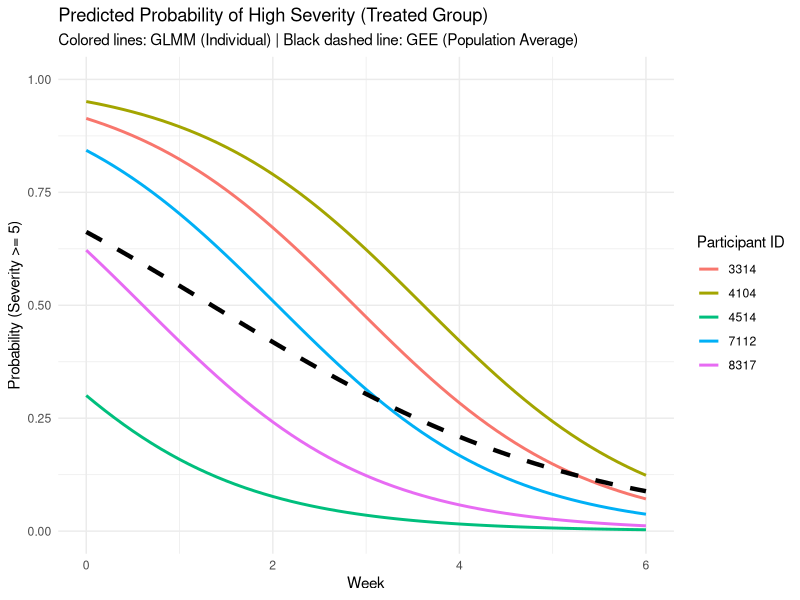

R code for this plot:

# Q1 ----------------------------------------------------------------------
#Read the dataset 
schizophrenia <- read.csv("data/Problem Set 4/schizophrenia.csv")
View(schizophrenia)

# 1a ----------------------------------------------------------------------
library(dplyr)
library(tidyr)
schizophrenia %>%
  group_by(week, drug) %>%
  summarise(n = n(), .groups = 'drop') %>%
  pivot_wider(names_from = drug, values_from = n) %>%
  rename(Placebo_0 = `0`, Drug_1 = `1`)

# 1b ----------------------------------------------------------------------
# Load necessary libraries
library(lme4)
library(lmerTest) # This package allows lmer to provide p-values in the summary

# Fit a linear mixed-effects model with a random intercept
# Formula explanation:
# - severity: Dependent variable (outcome)
# - week * drug: Fixed effects for week, drug, and their interaction (week + drug + week:drug)
# - (1 | ID): Random intercept for each participant (ID) to account for within-subject correlation
model_1b <- lmer(severity ~ week * drug + (1 | ID), data = schizophrenia)

# Display the model results
summary(model_1b)



# Q2 ----------------------------------------------------------------------
# 2a ----------------------------------------------------------------------
# Filter data: only drug group
schiz_drug_only <- subset(schizophrenia, drug == 1)

# Fit model: random intercept and random slope for week
# gender is included as a fixed effect (no random slope requested)
model_2a <- lmer(severity ~ gender + week + (1 + week | ID), data = schiz_drug_only)

# Display results
summary(model_2a)


# Q3 ----------------------------------------------------------------------
# 3c ----------------------------------------------------------------------
# Load the necessary library
library(geepack)
# Fit the GEE model
# Note: Data should ideally be sorted by ID for GEE
schizophrenia <- schizophrenia[order(schizophrenia$ID), ]
model_gee <- geeglm(severity ~ week * drug, 
                    data = schizophrenia, 
                    id = ID, 
                    family = gaussian, 
                    corstr = "exchangeable")
# View the results
summary(model_gee)


# 3e ----------------------------------------------------------------------
# Extract the coefficient table (including Robust Standard Errors)
# 'model_gee' is the object from your geeglm() fit
gee_summary <- summary(model_gee)$coefficients

# Extract the Estimate and Robust SE for the 'week' variable
# In this model, 'week' represents the slope for the Placebo group
week_est <- gee_summary["week", "Estimate"]
week_se  <- gee_summary["week", "Std.err"]

# Calculate the Lower and Upper bounds of the 95% CI
# Using the critical value Z = 1.96 for a 95% interval
lower_95 <- week_est - (1.96 * week_se)
upper_95 <- week_est + (1.96 * week_se)

# Print the results
cat("95% Confidence Interval for Week (Placebo Group):\n")
cat("Estimate: ", round(week_est, 5), "\n")
cat("95% CI:  [", round(lower_95, 5), ", ", round(upper_95, 5), "]\n")


# Q4 ----------------------------------------------------------------------
# 4a ----------------------------------------------------------------------
# Create the binary outcome variable
# if severity is >= 5, 0 otherwise
schizophrenia$sev_high <- ifelse(schizophrenia$severity >= 5, 1, 0)
#  Load the lme4 library for mixed effects models
library(lme4)

# Fit the Generalized Linear Mixed Effects Model (GLMM)
# We use the logit link by specifying family = binomial
model_glmm <- glmer(sev_high ~ week * drug + (1 | ID), 
                    data = schizophrenia, 
                    family = binomial(link = "logit"))

#Display the model summary
summary(model_glmm)


# 4c ----------------------------------------------------------------------
# Load library for testing linear combinations
library(multcomp)
# Estimate the combination: 1*week + 1*week:drug
# This gives the slope specifically for the Treated group
treated_slope <- glht(model_glmm, linfct = c("week + week:drug = 0"))

# Get the Point Estimate and 95% CI on the log-odds scale
slope_summary <- summary(treated_slope)
slope_confint <- confint(treated_slope)

# Transform to Odds Ratios (exponentiate)
or_point_estimate <- exp(slope_summary$test$coefficients)
or_ci <- exp(slope_confint$confint)

# Print results
cat("Treated Group Odds Ratio:", or_point_estimate, "\n")
cat("95% CI for Odds Ratio: [", or_ci[2], ",", or_ci[3], "]\n")


# 4d ----------------------------------------------------------------------
# Ensure the geepack library is loaded
library(geepack)
# Sort data by ID (required for GEE correlation structures)
schizophrenia <- schizophrenia[order(schizophrenia$ID), ]

# Fit the GEE model with logit link and exchangeable correlation
model_gee_binary <- geeglm(sev_high ~ week * drug, 
                           data = schizophrenia, 
                           id = ID, 
                           family = binomial(link = "logit"), 
                           corstr = "exchangeable")
# Display the results
summary(model_gee_binary)


# EXTRA CREDIT ------------------------------------------------------------
# Prepare data for plotting (Treated group, IDs 3314, 4104, 4514, 7112, 8317)
target_ids <- c(3314, 4104, 4514, 7112, 8317)
weeks_seq <- seq(0, 6, by = 0.1)

# Create a grid for GLMM predictions (includes ID for random effects)
plot_data_glmm <- expand.grid(ID = target_ids, week = weeks_seq, drug = 1)

# Generate Predicted Probabilities for GLMM (Subject-specific)
# type = "response" gives probabilities instead of log-odds
plot_data_glmm$prob <- predict(model_glmm, newdata = plot_data_glmm, type = "response")

# Generate Predicted Probabilities for GEE (Population-averaged)
# GEE does not use random effects, so we only need week and drug
plot_data_gee <- data.frame(week = weeks_seq, drug = 1)
plot_data_gee$prob <- predict(model_gee_binary, newdata = plot_data_gee, type = "response")

#  Create the plot using ggplot2
library(ggplot2)
ggplot() +
  # Individual GLMM curves (Subject-specific)
  geom_line(data = plot_data_glmm, aes(x = week, y = prob, color = as.factor(ID)), size = 1) +
  # GEE curve (Population-averaged) - making it stand out with a thick dashed line
  geom_line(data = plot_data_gee, aes(x = week, y = prob), color = "black", linetype = "dashed", size = 1.5) +
  scale_y_continuous(limits = c(0, 1)) +
  labs(title = "Predicted Probability of High Severity (Treated Group)",
       subtitle = "Colored lines: GLMM (Individual) | Black dashed line: GEE (Population Average)",
       x = "Week", y = "Probability (Severity >= 5)",
       color = "Participant ID") +
  theme_minimal()
